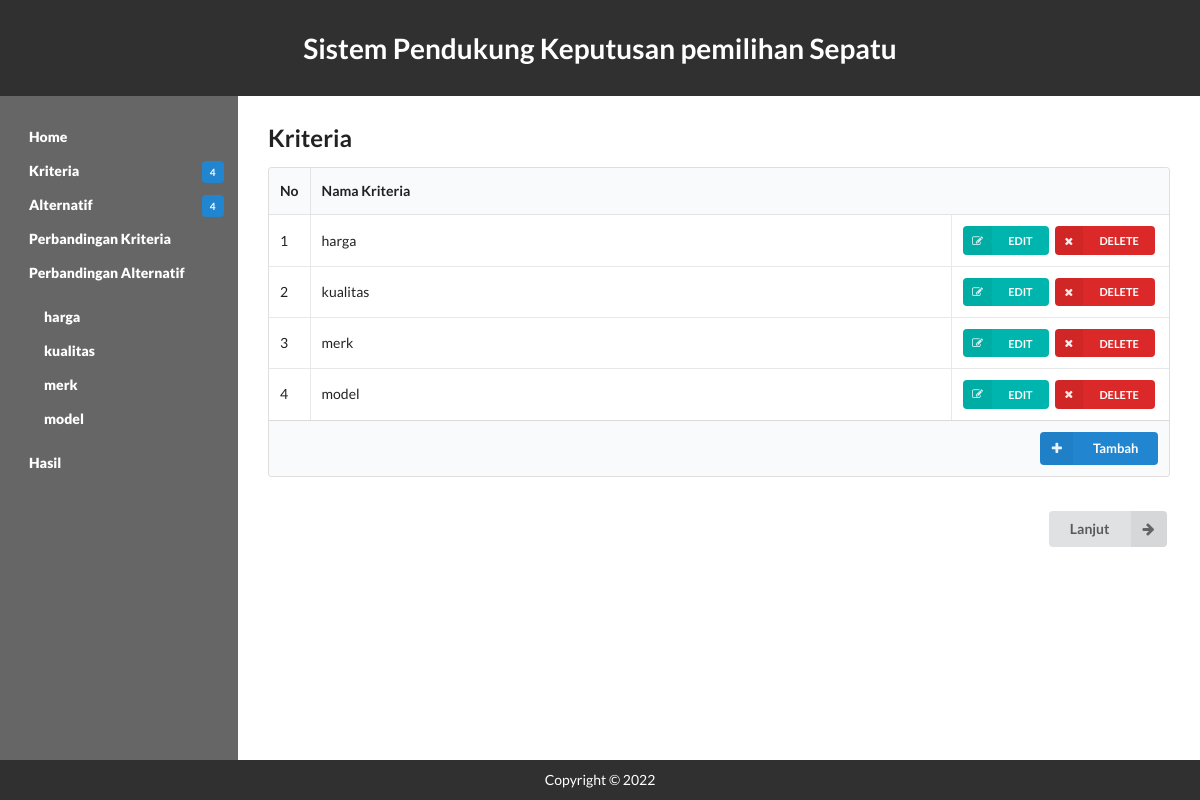
Page /kriteria.php on the committed database.
### tables this page shows
CREATE TABLE `kriteria` (
  `id` int(11) NOT NULL,
  `nama` varchar(20) NOT NULL
);

### kriteria.php (the view, shortened to what this page needs)
<?php
	include('fungsi.php');
	include('header.php');
?>
<section class="content">
	<h2 class="ui header">Kriteria</h2>
	<table class="ui celled table">
		<thead>
			<tr>
				<th class="collapsing">No</th>
				<th colspan="2">Nama Kriteria</th>
			</tr>
		</thead>
		<tbody>
		<?php
			$query = "SELECT id,nama FROM kriteria ORDER BY id";
			$result	= mysqli_query($koneksi, $query);
			$i = 0;
			while ($row = mysqli_fetch_array($result)) {
				$i++;
		?>
			<tr>
				<td><?php echo $i ?></td>
				<td><?php echo $row['nama'] ?></td>
				<td class="right aligned collapsing">
					<form method="post" action="kriteria.php">
						<button type="submit" name="edit" class="ui mini teal left labeled icon button"><i class="right edit icon"></i>EDIT</button>
						<button type="submit" name="delete" class="ui mini red left labeled icon button"><i class="right remove icon"></i>DELETE</button>
					</form>
				</td>
			</tr>
	<?php } ?>
		</tbody>
		<tfoot class="full-width">
			<tr>
				<th colspan="3">
					<a href="tambah.php?jenis=kriteria">
						<div class="ui right floated small primary labeled icon button">
						<i class="plus icon"></i>Tambah
						</div>
					</a>
				</th>
			</tr>
		</tfoot>
	</table>
	<br>
	<form action="alternatif.php">
	<button class="ui right labeled icon button" style="float: right;">
		<i class="right arrow icon"></i>
		Lanjut
	</button>
	</form>
</section>
<?php include('footer.php'); ?>

### css/style.css (style rules this page uses)
html { display: -webkit-box;display: -ms-flexbox;display: flex; -webkit-box-orient: vertical; -webkit-box-direction: normal; -ms-flex-direction: column; flex-direction: column; }
body { display: -webkit-box; display: -ms-flexbox; display: flex; -webkit-box-orient: vertical; -webkit-box-direction: normal; -ms-flex-direction: column; flex-direction: column; min-height: 100vh; }
.content { display: block; -webkit-box-flex: 1; -ms-flex: 1; flex: 1; }
body { margin: 0; background: #fff; }
header, nav, section, footer { padding: 10px 30px; margin: 0; color: #fff; }
section { background: white; color: black; padding: 30px; }

### rows in the picture
kriteria: nama "harga"
kriteria: nama "kualitas"
kriteria: nama "merk"
kriteria: nama "model"

### other values in the picture
getJumlahKriteria() "4"
getJumlahAlternatif() "4"
getKriteriaNama($i) "harga"
getKriteriaNama($i) "kualitas"
getKriteriaNama($i) "merk"
getKriteriaNama($i) "model"
